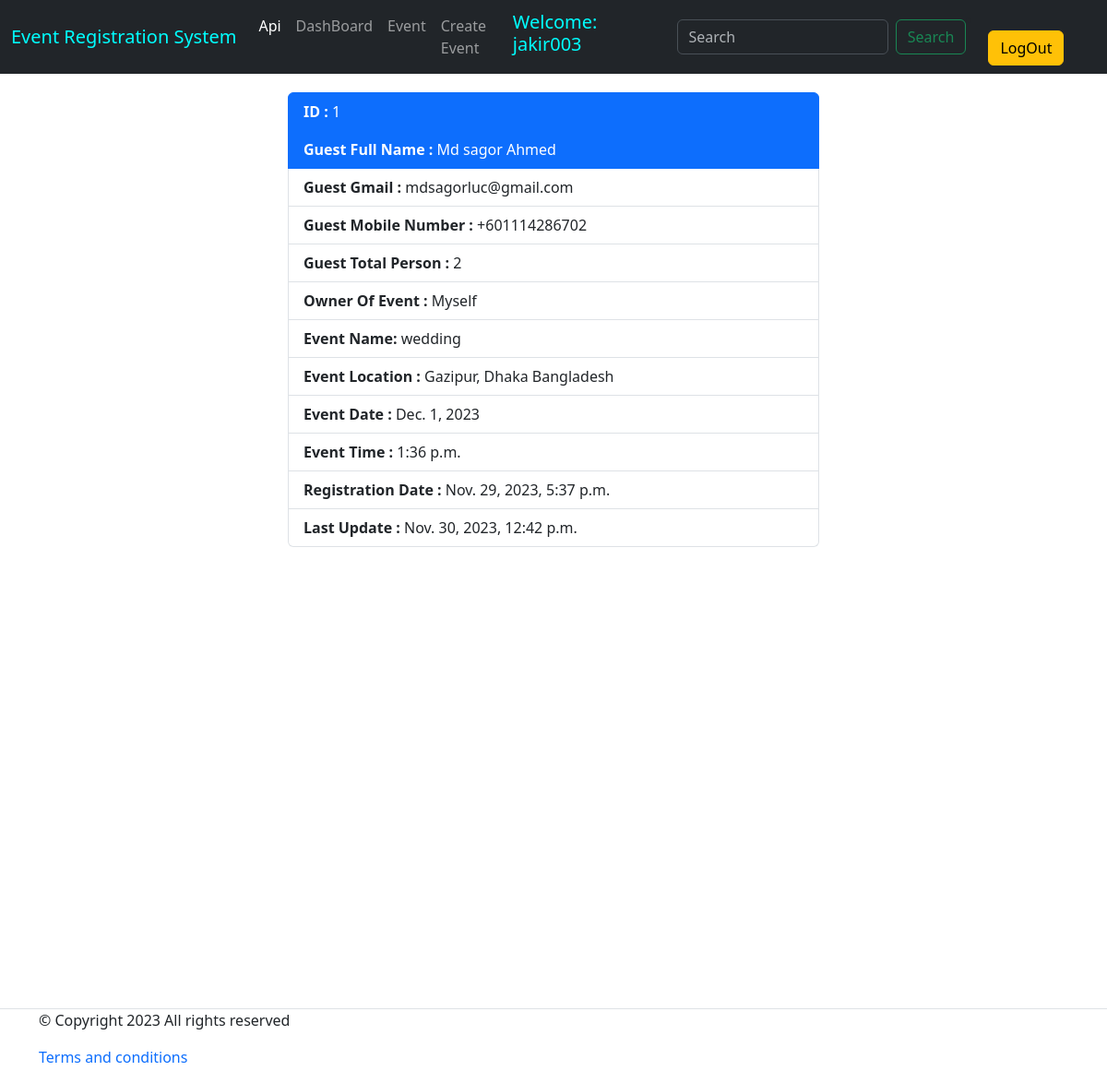
The app's page /event/guest_details/1/ (signed in) with its own data.
### event/models.py (models this page shows, shortened)
class EventRegistration(models.Model):
    userE       = models.ForeignKey(User, on_delete=models.CASCADE, default=False, related_name='registration')
    event       = models.ForeignKey(CreateEvent, on_delete=models.CASCADE, blank=True, related_name='event')
    firstName   = models.CharField(max_length=25, blank=False)
    lastName    = models.CharField(max_length= 25, blank=False)
    email       = models.EmailField(max_length= 50, blank=False)
    phoneNumber = models.CharField(max_length=14, blank=False)
    totalPerson = models.IntegerField(blank=False)
    createDate  = models.DateTimeField(auto_now_add= True)
    modifyDate  = models.DateTimeField(auto_now= True)
    class Meta:
        verbose_name = 'Event Registration'
        verbose_name_plural = 'Event Registrations'
        ordering = ['id']

class CreateEvent(models.Model):
    eventUser        = models.ForeignKey(User, on_delete=models.CASCADE, blank=True, related_name='user')
    eventOwnerName   = models.CharField(max_length= 25, blank=False, unique=True)
    eventTitle       = models.CharField(max_length= 200, blank=False)
    eventDate        = models.DateField(blank= False)
    eventTime        = models.TimeField(blank= False)
    totalSeat        = models.IntegerField(blank= False)
    eventLocation    = models.CharField(max_length= 250, blank= False)
    eventDescription = models.TextField(blank= False)
    eventCreatedDate = models.DateTimeField(auto_now_add= True)
    eventModifyDate  = models.DateTimeField(auto_now= True)
    class Meta:
        verbose_name = 'Create Event'
        verbose_name_plural = 'Create Events'
        ordering = ['id']

### event/views.py (the view)
# urls.py: path('guest_details/<int:id>/', guest_details, name="guest_details"),
@login_required
def guest_details(request, id=None):
    guest = EventRegistration.objects.get(id= id)
    return render(request, 'guest_details.html', {'guest': guest})

### event/templates/guest_details.html (shortened to what this page needs)
{% extends 'base.html' %}
{% block body %}
<div class='container' style="width:50%; margin:auto; margin-top: 20px; margin-bottom: 10px;">
    <ul class="list-group">
        <li class="list-group-item active" aria-current="true"><b>ID :</b> {{guest.id}}</li>
        <li class="list-group-item active" aria-current="true"><b>Guest Full Name : </b>{{guest.firstName}} {{guest.lastName}}</li>
        <li class="list-group-item"><b>Guest Gmail :</b> {{guest.email}}</li>
        <li class="list-group-item"><b>Guest Mobile Number :</b> {{guest.phoneNumber}}</li>
        <li class="list-group-item"><b>Guest Total Person :</b> {{guest.totalPerson}}</li>
        <li class="list-group-item"><b>Owner Of Event :</b> {{guest.event.eventOwnerName}}</li>
        <li class="list-group-item"><b>Event Name:</b> {{guest.event.eventTitle}}</li>
        <li class="list-group-item"><b>Event Location :</b> {{guest.event.eventLocation}}</li>
        <li class="list-group-item"><b>Event Date :</b> {{guest.event.eventDate}}</li>
        <li class="list-group-item"><b>Event Time :</b> {{guest.event.eventTime}}</li>
        <li class="list-group-item"><b>Registration Date :</b> {{guest.createDate}}</li>
        <li class="list-group-item"><b>Last Update :</b> {{guest.modifyDate}}</li>
      </ul>
</div>
{% endblock body %}

### templates/base.html (shortened to what this page needs)
<!DOCTYPE html>
<html lang="en">
<head>
  <link href="https://cdn.jsdelivr.net/npm/bootstrap@5.3.1/dist/css/bootstrap.min.css" rel="stylesheet">
</head>
<body>
  {% if request.user.is_authenticated %}
    <nav class="navbar navbar-expand-lg bg-dark" data-bs-theme="dark">
      <div class="container-fluid">
        <a class="navbar-brand " href="#" style="color: aqua">
          Event Registration System
        </a>
        <div class="collapse navbar-collapse" id="navbarSupportedContent">
          <ul class="navbar-nav me-auto mb-2 mb-lg-0">
            <li class="nav-item">
              <a class="nav-link active" aria-current="page" href="{% url "event_read_create" %}">Api</a>
            </li>
            <li class="nav-item">
              <a class="nav-link" href="{% url "dashboard" %}">DashBoard</a>
            </li>
            <li class="nav-item">
              <a class="nav-link" href="{% url "home" %}">Event</a>
            </li>
            <li class="nav-item">
              <a class="nav-link" href="{% url "create_event" %}">Create Event</a>
            </li>
          </ul>
          <h5 style="color:aqua;margin-right: 20px;">Welcome: {{user.username}}</h5>
          <form class="d-flex" role="search" action="{% url "search" %}" method="GET">
            <input class="form-control me-2" name="keyword" type="search" placeholder="Search" aria-label="Search">
            <button class="btn btn-outline-success" type="submit">Search</button>
          </form>
        <li class="nav-item">
            <a href="{% url "logout" %}" class="btn btn-warning mx-4">LogOut</a>
          </li>
        </div>
      </div>
    </nav>
  {% endif %}
{% block body %}
{% endblock body %}
  {% if request.user.is_authenticated %}
    <footer class="section-footer border-top padding-y" style="margin-top: 500px;">
      <div class="container">
        <p class="float-md-right">&copy Copyright 2023 All rights reserved</p>
        <p>
          <a href="#" style="text-decoration: None">Terms and conditions</a>
        </p>
      </div>
    </footer>
  {% endif %}
</body>
</html>

### records on screen
EventRegistration: id "1", firstName "Md sagor", lastName "Ahmed", email "mdsagorluc@gmail.com", phoneNumber "+601114286702", totalPerson "2", event.eventOwnerName "Myself", event.eventTitle "wedding", event.eventLocation "Gazipur, Dhaka Bangladesh", event.eventDate "Dec. 1, 2023", event.eventTime "1:36 p.m.", createDate "Nov. 29, 2023, 5:37 p.m.", modifyDate "Nov. 30, 2023, 12:42 p.m."

### other values on screen
{{ user.username }} "jakir003"
